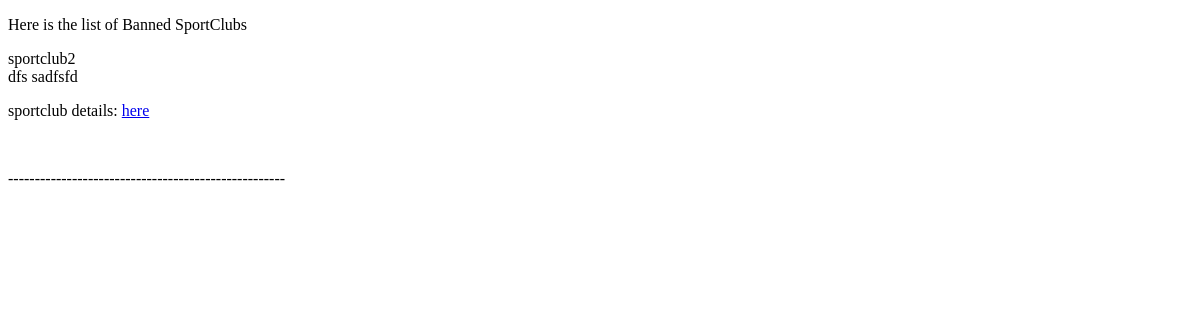
/sportclub/bannedlist/ (signed in), run on an earlier commit of the app's database.
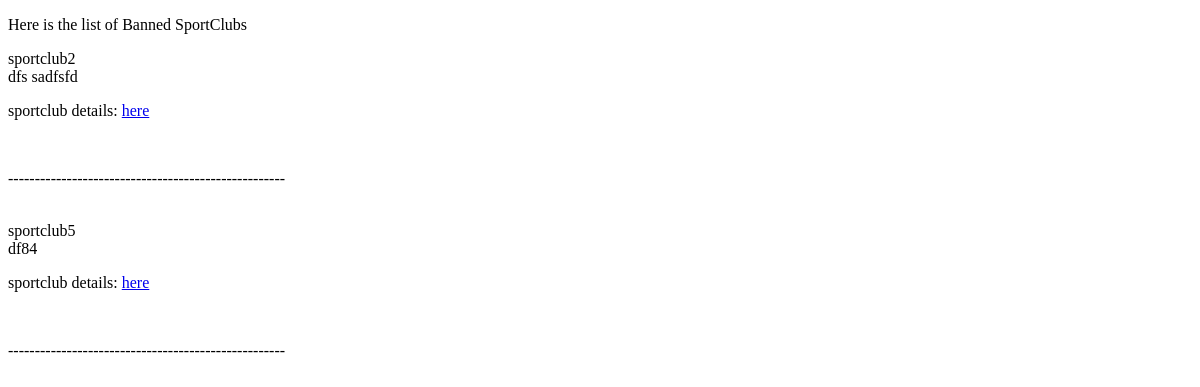
And on a later commit of the database.
### sportclub/models.py (models this page shows, shortened)
class SportClubModel(models.Model):
    user = models.OneToOneField(settings.AUTH_USER_MODEL, on_delete = models.CASCADE,
                                primary_key = True, related_name = 'sportclubs')
    phone_number = models.CharField(max_length = 20, blank = False)
    address = models.TextField(blank = False)
    info = models.TextField(blank = True, null= True)
    picture = models.ImageField(default = r'sportclub/default/coverpicture.png',
                                 upload_to=r'sportclub/coverpicture')
    bankaccount_ownername = models.CharField(max_length = 300, null = True, blank = True)
    bankaccount_accountnumber = models.CharField(max_length = 30, null = True, blank = True)
    bankaccount_cardnumber = models.CharField(max_length = 30, null = True, blank = True)
    bankaccount_shabanumber = models.CharField(max_length = 50, null = True, blank = True)
    bankaccount_bankname = models.CharField(max_length = 100, null = True, blank = True)

### accounts/models.py (models this page shows, shortened)
class UserModel(AbstractUser):
    first_name = models.CharField(max_length=216, null = False, blank = False)
    last_name = models.CharField(max_length=216, null = False, blank = False)
    is_sportclub = models.BooleanField('SportClub Status', default = False)
    is_commonuser = models.BooleanField('CommonUser Status', default = False)
    is_masteruser = models.BooleanField('MasterUser Status', default = False)
    email = models.EmailField(unique = True, blank = False)
    slug = models.SlugField(unique = True, null = False, blank = False)
    picture = models.ImageField(upload_to =r'superuser/coverpicture',
                                null = True, blank = True)

### sportclub/views.py (the view)
# urls.py: path('bannedlist/', BannedSportClubListView.as_view(), name='bannedlist'),
@method_decorator([login_required, masteruser_required], name='dispatch')
class BannedSportClubListView(ListView):
    model = SportClubModel
    context_object_name = 'sportclubs'
    template_name = 'sportclub/bannedsportclublist.html'

### sportclub/templates/sportclub/bannedsportclublist.html (shortened to what this page needs)
<!DOCTYPE html>
<html lang="en" dir="ltr">
  <head>
  </head>
  <body>
        <p>Here is the list of Banned SportClubs</p>
        {% for sportclub in sportclubs %}
        {% if not sportclub.user.is_active %}
        {{ sportclub.user.username }}<br>
        {{ sportclub.address }}<br>
        <p>sportclub details: <a href="{% url 'sportclub:detail' slug=sportclub.user.slug %}">here</a> </p>
        <br>
                <p>----------------------------------------------------</p><br>
        {% endif %}
        {% endfor %}
  </body>
</html>

What changed in the data, as far as the page shows it:
added SportClubModel: user.username "sportclub5", address "df84"
